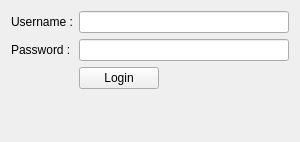
<?xml version="1.0" encoding="UTF-8"?>
<ui version="4.0">
 <class>loginForm</class>
 <widget class="QWidget" name="loginForm">
  <property name="geometry">
   <rect>
    <x>0</x>
    <y>0</y>
    <width>300</width>
    <height>142</height>
   </rect>
  </property>
  <property name="windowTitle">
   <string>Login</string>
  </property>
  <layout class="QFormLayout" name="formLayout">
   <item row="0" column="0">
    <widget class="QLabel" name="label">
     <property name="text">
      <string>Username :</string>
     </property>
    </widget>
   </item>
   <item row="0" column="1">
    <widget class="QLineEdit" name="usernameLineEdit"/>
   </item>
   <item row="1" column="0">
    <widget class="QLabel" name="label_2">
     <property name="text">
      <string>Password :</string>
     </property>
    </widget>
   </item>
   <item row="1" column="1">
    <widget class="QLineEdit" name="passwordLineEdit">
     <property name="echoMode">
      <enum>QLineEdit::Password</enum>
     </property>
    </widget>
   </item>
   <item row="2" column="1">
    <widget class="QPushButton" name="loginButton">
     <property name="sizePolicy">
      <sizepolicy hsizetype="Fixed" vsizetype="Fixed">
       <horstretch>0</horstretch>
       <verstretch>0</verstretch>
      </sizepolicy>
     </property>
     <property name="text">
      <string>Login</string>
     </property>
    </widget>
   </item>
  </layout>
 </widget>
 <resources/>
 <connections/>
</ui>
